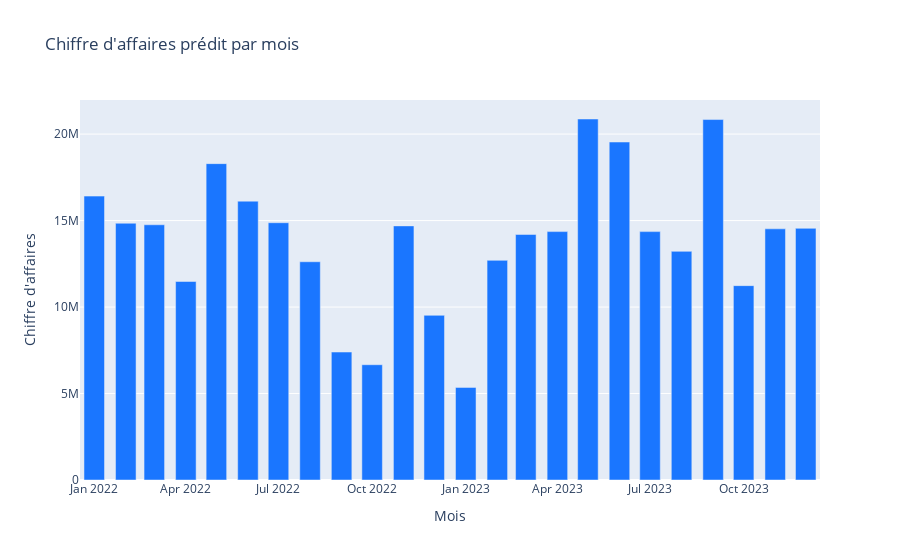

The notebook cell saved with this chart:
### Code cell
# Initialiser le mode notebook pour Plotly
init_notebook_mode(connected=True)

# Conversion des index en chaînes de caractères
index_str = [f'{index[0]}-{index[1]}' for index in chiffre_affaires_pred_par_mois.index]

# Créer un graphique en barres avec Plotly
data = [
    go.Bar(
        x=index_str,
        y=chiffre_affaires_pred_par_mois.values,
        name='Chiffre d\'affaires prédit',
        marker=dict(color='rgb(26, 118, 255)')
    )
]

# Personnaliser le layout
layout = go.Layout(
    title='Chiffre d\'affaires prédit par mois',
    xaxis=dict(title='Mois'),
    yaxis=dict(title='Chiffre d\'affaires'),
    bargap=0.2,
    bargroupgap=0.1
)

# Créer la figure
fig2 = go.Figure(data=data, layout=layout)

# Afficher le graphique dans Jupyter Notebook
iplot(fig2)

### Figure 1 — Plotly figure (JSON) as saved in the notebook; plotly's stock layout.template omitted (floating-point values rounded to 4 significant figures)
{"data": [{"marker": {"color": "rgb(26, 118, 255)"}, "name": "Chiffre d'affaires prédit", "type": "bar", "x": ["2022-1", "2022-2", "2022-3", "2022-4", "2022-5", "2022-6", "2022-7", "2022-8", "2022-9", "2022-10", "2022-11", "2022-12", "2023-1", "2023-2", "2023-3", "2023-4", "2023-5", "2023-6", "2023-7", "2023-8", "2023-9", "2023-10", "2023-11", "2023-12"], "y": [16410000.0, 14840000.0, 14760000.0, 11480000.0, 18290000.0, 16120000.0, 14880000.0, 12620000.0, 7398000.0, 6665000.0, 14690000.0, 9521000.0, 5354000.0, 12700000.0, 14200000.0, 14360000.0, 20870000.0, 19540000.0, 14360000.0, 13220000.0, 20840000.0, 11240000.0, 14520000.0, 14550000.0]}], "layout": {"autosize": true, "bargap": 0.2, "bargroupgap": 0.1, "title": {"text": "Chiffre d'affaires prédit par mois"}, "xaxis": {"autorange": true, "range": ["2021-12-18", "2023-12-15"], "title": {"text": "Mois"}, "type": "date"}, "yaxis": {"autorange": true, "range": [0, 21970000.0], "title": {"text": "Chiffre d'affaires"}, "type": "linear"}}}
